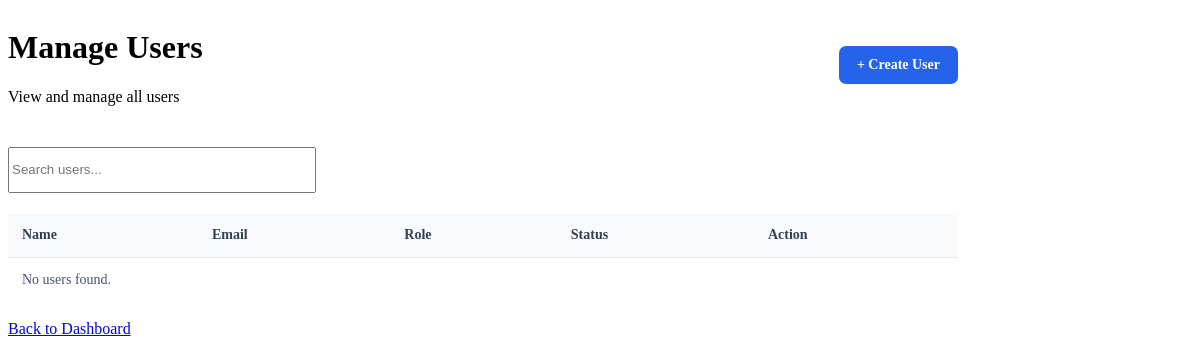
The page /manage-users on the database as committed earlier.
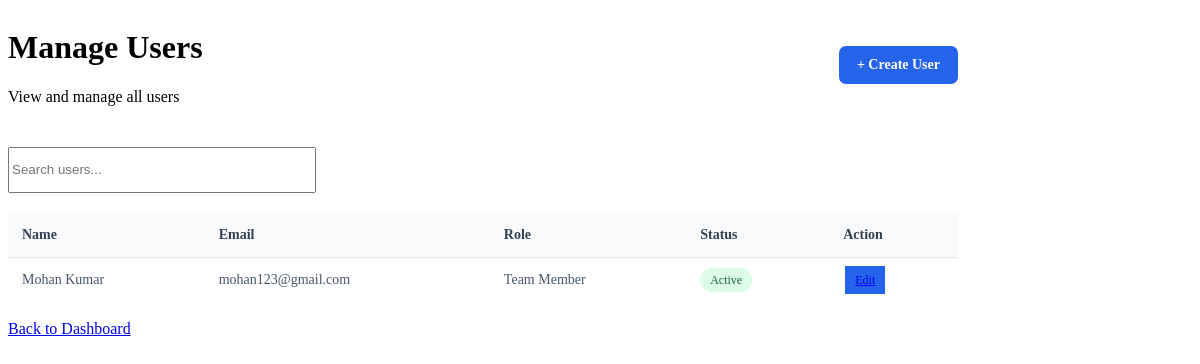
The same page on the database as committed later.
### tables this page shows
CREATE TABLE users (
            id INTEGER PRIMARY KEY AUTOINCREMENT,
            name TEXT NOT NULL,
            email TEXT UNIQUE NOT NULL,
            password TEXT NOT NULL,
            role TEXT NOT NULL,
            status TEXT NOT NULL DEFAULT 'Active',
            created_at TIMESTAMP DEFAULT CURRENT_TIMESTAMP
        );

### app.py (the view)
@app.route("/manage-users")
def manage_users():
    connection = get_db_connection()
    users = connection.execute("SELECT * FROM users").fetchall()
    connection.close()
    return render_template("manage_user.html", users=users)

### database.py (called while the page is built)
def get_db_connection():
    connection = sqlite3.connect(DATABASE)
    connection.row_factory = sqlite3.Row
    return connection

### templates/manage_user.html (shortened to what this page needs)
<!DOCTYPE html>
<html lang="en">
<head>
    <link rel="stylesheet"
          href="{{ url_for('static', filename='manage_user.css') }}">
</head>
<body>
    <div class="page">
        <div class="card users-card">
            <div class="header">
                <div>
                    <h1>Manage Users</h1>
                    <p>View and manage all users</p>
                </div>
                <a href="/create-user" class="add-button">
                    + Create User
                </a>
            </div>
            <div class="search-box">
                <input type="text" placeholder="Search users...">
            </div>
            <div class="table-container">
                <table>
                    <thead>
                        <tr>
                            <th>Name</th>
                            <th>Email</th>
                            <th>Role</th>
                            <th>Status</th>
                            <th>Action</th>
                        </tr>
                    </thead>
                    <tbody>
                        {% for user in users %}
                        <tr>
                            <td>{{ user.name }}</td>
                            <td>{{ user.email }}</td>
                            <td>{{ user.role }}</td>
                            <td>
                                {% if user.status == 'Active' %}
                                    <span class="active">Active</span>
                                {% else %}
                                    <span class="inactive">Inactive</span>
                                {% endif %}
                            </td>
                            <td>
                                <a href="/edit-user?id={{ user.id }}"
                                   class="edit-button">Edit</a>
                            </td>
                        </tr>
                        {% else %}
                        <tr>
                            <td colspan="5">No users found.</td>
                        </tr>
                        {% endfor %}
                    </tbody>
                </table>
            </div>
            <br>
            <a href="/dashboard">Back to Dashboard</a>
        </div>
    </div>
</body>
</html>

Rows that differ between the two databases and show on the page:
added users: name "Mohan Kumar", email "mohan123@gmail.com", role "Team Member", status "Active"
Other text that changed with them:
text no longer shown: "No users found."
